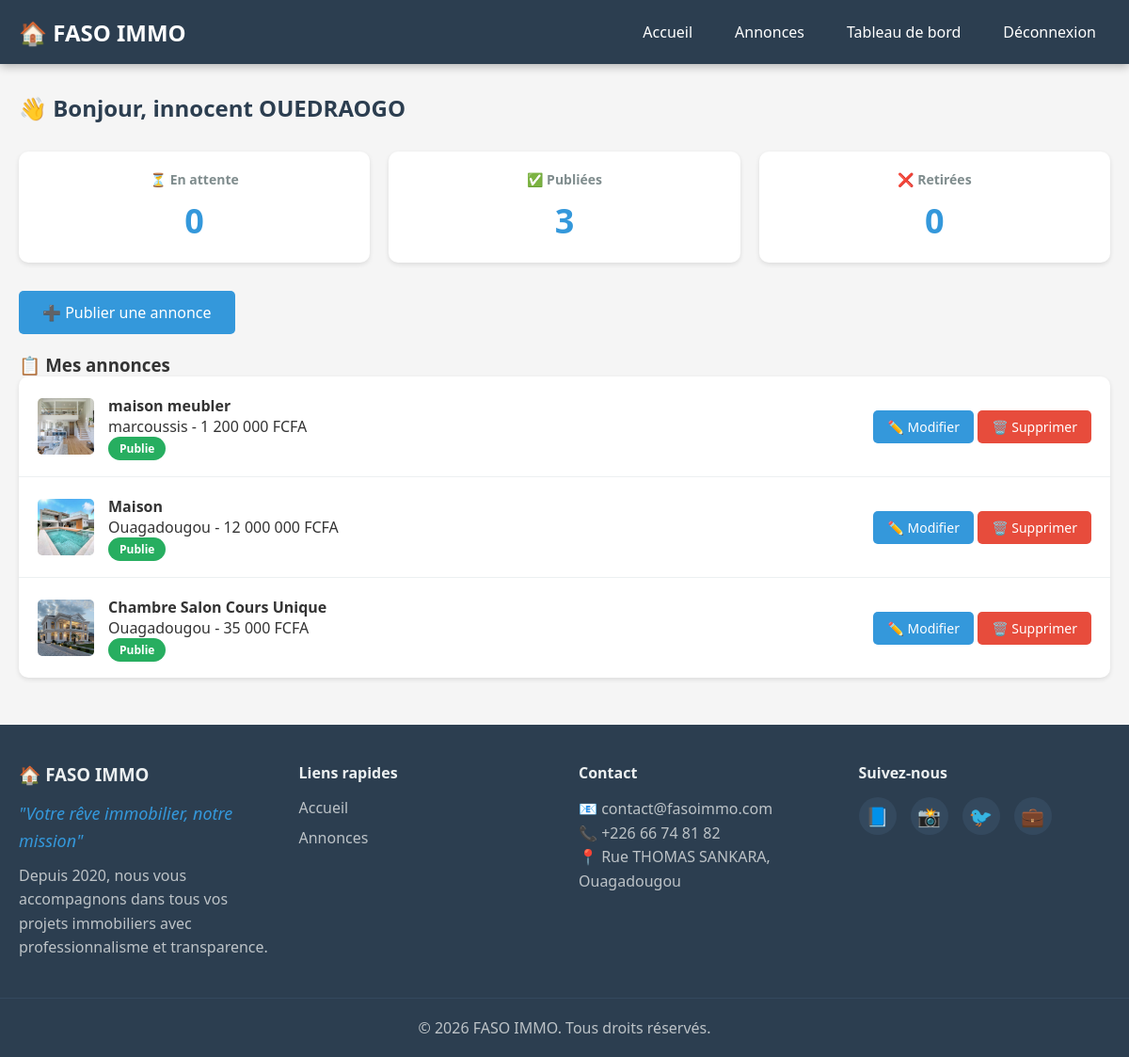
The app's page /immobilier/public/index.php?route=dashboard (signed in) with its own data.
### tables this page shows
CREATE TABLE IF NOT EXISTS `annonces` (
  `id` int(11) NOT NULL AUTO_INCREMENT,
  `bailleur_id` int(11) NOT NULL,
  `titre` varchar(255) NOT NULL,
  `description` text,
  `type_bien` enum('location','vente','bureau','espace_vide') NOT NULL,
  `zone_geographique` varchar(200) NOT NULL,
  `prix` decimal(15,2) NOT NULL,
  `surface` int(11) DEFAULT NULL,
  `statut` enum('attente','publie','retire') DEFAULT 'attente',
  `nb_vues` int(11) DEFAULT '0',
  `date_publication` datetime DEFAULT NULL,
  `created_at` timestamp NULL DEFAULT CURRENT_TIMESTAMP,
  `updated_at` timestamp NULL DEFAULT CURRENT_TIMESTAMP ON UPDATE CURRENT_TIMESTAMP,
  PRIMARY KEY (`id`),
  KEY `bailleur_id` (`bailleur_id`),
  KEY `idx_statut` (`statut`),
  KEY `idx_type_bien` (`type_bien`),
  KEY `idx_zone` (`zone_geographique`),
  KEY `idx_date_publication` (`date_publication`)
);

### immobilier/app/Controllers/DashboardController.php (called while the page is built, shortened)
<?php
class DashboardController extends BaseController {
    private $annonceModel;
    public function __construct() {
        $this->annonceModel = new Annonce();
    }
    public function index() {
        $userType = $_SESSION['user_type'];
        $userId = $_SESSION['user_id'];
        $data = [];
        switch ($userType) {
            case 'bailleur':
                $data = $this->getBailleurDashboard($userId);
                break;
        }
        $data['user_type'] = $userType;
        $data['user_name'] = $_SESSION['user_name'];
        if (isset($_SESSION['flash_message'])) {
            $data['flash_message'] = $_SESSION['flash_message'];
            $data['flash_type'] = $_SESSION['flash_type'] ?? 'success';
        }
        $this->render('dashboard/' . $userType, $data);
    }
    private function getBailleurDashboard($userId) {
        $annonces = $this->annonceModel->getByBailleur($userId);
        $stats = [
            'attente' => 0,
            'publie' => 0,
            'retire' => 0
        ];
        foreach ($annonces as &$annonce) {
            if (isset($stats[$annonce['statut']])) {
                $stats[$annonce['statut']]++;
            }
        }
        return [
            'stats' => $stats,
            'annonces' => $annonces
        ];
    }
}

### immobilier/app/Config/Database.php (called while the page is built, shortened)
<?php
class Database {
    private static $instance = null;
    private $pdo;
    private function __construct() {
        try {
            $dsn = "mysql:host=" . DB_HOST . ";dbname=" . DB_NAME . ";charset=utf8mb4";
            $this->pdo = new PDO($dsn, DB_USER, DB_PASS);
            $this->pdo->setAttribute(PDO::ATTR_ERRMODE, PDO::ERRMODE_EXCEPTION);
            $this->pdo->setAttribute(PDO::ATTR_DEFAULT_FETCH_MODE, PDO::FETCH_ASSOC);
        } catch(PDOException $e) {
            die("Erreur de connexion à la base de données : " . $e->getMessage());
        }
    }
    public static function getInstance() {
        if (self::$instance === null) {
            self::$instance = new self();
        }
        return self::$instance;
    }
    public function prepare($sql) {
        return $this->pdo->prepare($sql);
    }
}

### immobilier/app/Models/Annonce.php (called while the page is built, shortened)
<?php
class Annonce {
    private $db;
    public function __construct() {
        $this->db = Database::getInstance();
    }
    public function getByBailleur($bailleurId) {
        $stmt = $this->db->prepare("SELECT * FROM annonces WHERE bailleur_id = :bailleur_id ORDER BY created_at DESC");
        $stmt->execute(['bailleur_id' => $bailleurId]);
        return $stmt->fetchAll();
    }
}

### immobilier/app/Views/dashboard/bailleur.php (the view, shortened to what this page needs)
<h2>👋 Bonjour, <?php echo htmlspecialchars($user_name); ?></h2>
<div class="dashboard-stats">
    <div class="stat-card">
        <h3>⏳ En attente</h3>
        <div class="number"><?php echo $stats['attente'] ?? 0; ?></div>
    </div>
    <div class="stat-card">
        <h3>✅ Publiées</h3>
        <div class="number"><?php echo $stats['publie'] ?? 0; ?></div>
    </div>
    <div class="stat-card">
        <h3>❌ Retirées</h3>
        <div class="number"><?php echo $stats['retire'] ?? 0; ?></div>
    </div>
</div>
<div style="margin-bottom: 20px;">
    <a href="<?php echo APP_URL; ?>/public/index.php?route=annonce_create" class="btn-submit" style="width: auto;">➕ Publier une annonce</a>
</div>
<h3>📋 Mes annonces</h3>
<div class="annonces-list">
    <?php if (empty($annonces)): ?>
        <p style="padding: 20px; color: #7f8c8d; text-align: center;">Vous n'avez pas encore publié d'annonces.</p>
    <?php else: ?>
        <?php foreach ($annonces as $annonce): ?>
            <div class="annonce-item">
                <div style="display: flex; align-items: center; gap: 15px;">
                    <?php if (!empty($annonce['photo_path']) && file_exists(UPLOAD_DIR . $annonce['photo_path'])): ?>
                        <img src="<?php echo APP_URL; ?>/public/uploads/<?php echo htmlspecialchars($annonce['photo_path']); ?>"
                             style="width: 60px; height: 60px; object-fit: cover; border-radius: 5px;">
                    <?php else: ?>
                        <div style="width: 60px; height: 60px; background: #ecf0f1; border-radius: 5px; display: flex; align-items: center; justify-content: center;">🏠</div>
                    <?php endif; ?>
                    <div>
                        <strong><?php echo htmlspecialchars($annonce['titre']); ?></strong><br>
                        <?php echo htmlspecialchars($annonce['zone_geographique']); ?> - <?php echo number_format($annonce['prix'], 0, ',', ' '); ?> FCFA<br>
                        <span class="status <?php echo $annonce['statut']; ?>"><?php echo ucfirst($annonce['statut']); ?></span>
                    </div>
                </div>
                <div>
                    <a href="<?php echo APP_URL; ?>/public/index.php?route=annonce_edit&id=<?php echo $annonce['id']; ?>" class="btn-edit">✏️ Modifier</a>
                    <a href="<?php echo APP_URL; ?>/public/index.php?route=annonce_delete&id=<?php echo $annonce['id']; ?>" class="btn-delete" onclick="return confirm('Supprimer cette annonce ?')">🗑️ Supprimer</a>
                </div>
            </div>
        <?php endforeach; ?>
    <?php endif; ?>
</div>

### immobilier/public/css/style.css (style rules this page uses)
* { margin: 0; padding: 0; box-sizing: border-box; }
body { font-family: 'Segoe UI', Tahoma, Geneva, Verdana, sans-serif; background-color: #f5f5f5; color: #333; min-height: 100vh; }
h2 { color: #2c3e50; margin-bottom: 30px; }
.btn-favori, .btn-visite, .btn-edit, .btn-delete { display: inline-block; padding: 8px 15px; text-decoration: none; border-radius: 5px; transition: opacity 0.3s; font-size: 14px; border: none; cursor: pointer; }
.btn-edit { background: #3498db; color: white; }
.btn-delete { background: #e74c3c; color: white; }
.btn-submit { background: #3498db; color: white; border: none; padding: 12px 25px; border-radius: 5px; cursor: pointer; font-size: 16px; transition: background 0.3s; display: inline-block; text-decoration: none; }
.dashboard-stats { display: grid; grid-template-columns: repeat(auto-fit, minmax(200px, 1fr)); gap: 20px; margin-bottom: 30px; }
.stat-card { background: white; padding: 20px; border-radius: 10px; text-align: center; box-shadow: 0 2px 5px rgba(0,0,0,0.1); }
.stat-card h3 { color: #7f8c8d; font-size: 14px; margin-bottom: 10px; }
.stat-card .number { font-size: 36px; font-weight: bold; color: #3498db; }
.annonces-list { background: white; border-radius: 10px; overflow: hidden; box-shadow: 0 2px 5px rgba(0,0,0,0.1); }
.annonce-item { padding: 20px; border-bottom: 1px solid #ecf0f1; display: flex; justify-content: space-between; align-items: center; flex-wrap: wrap; gap: 15px; }
.annonce-item:last-child { border-bottom: none; }
.status { padding: 4px 12px; border-radius: 15px; font-size: 12px; font-weight: bold; }
.status.publie { background: #27ae60; color: white; }

### records on screen
annonces: shows a picture, titre "maison meubler", zone_geographique "marcoussis", prix "1 200 000", statut "Publie"
annonces: shows a picture, titre "Maison", zone_geographique "Ouagadougou", prix "12 000 000", statut "Publie"
annonces: shows a picture, titre "Chambre Salon Cours Unique", zone_geographique "Ouagadougou", prix "35 000", statut "Publie"

### other values on screen
APP_NAME "FASO IMMO"
$user_name "innocent OUEDRAOGO"
$stats['attente'] "0"
$stats['publie'] "3"
$stats['retire'] "0"
str_replace(' ', '', APP_NAME) "fasoimmo"
